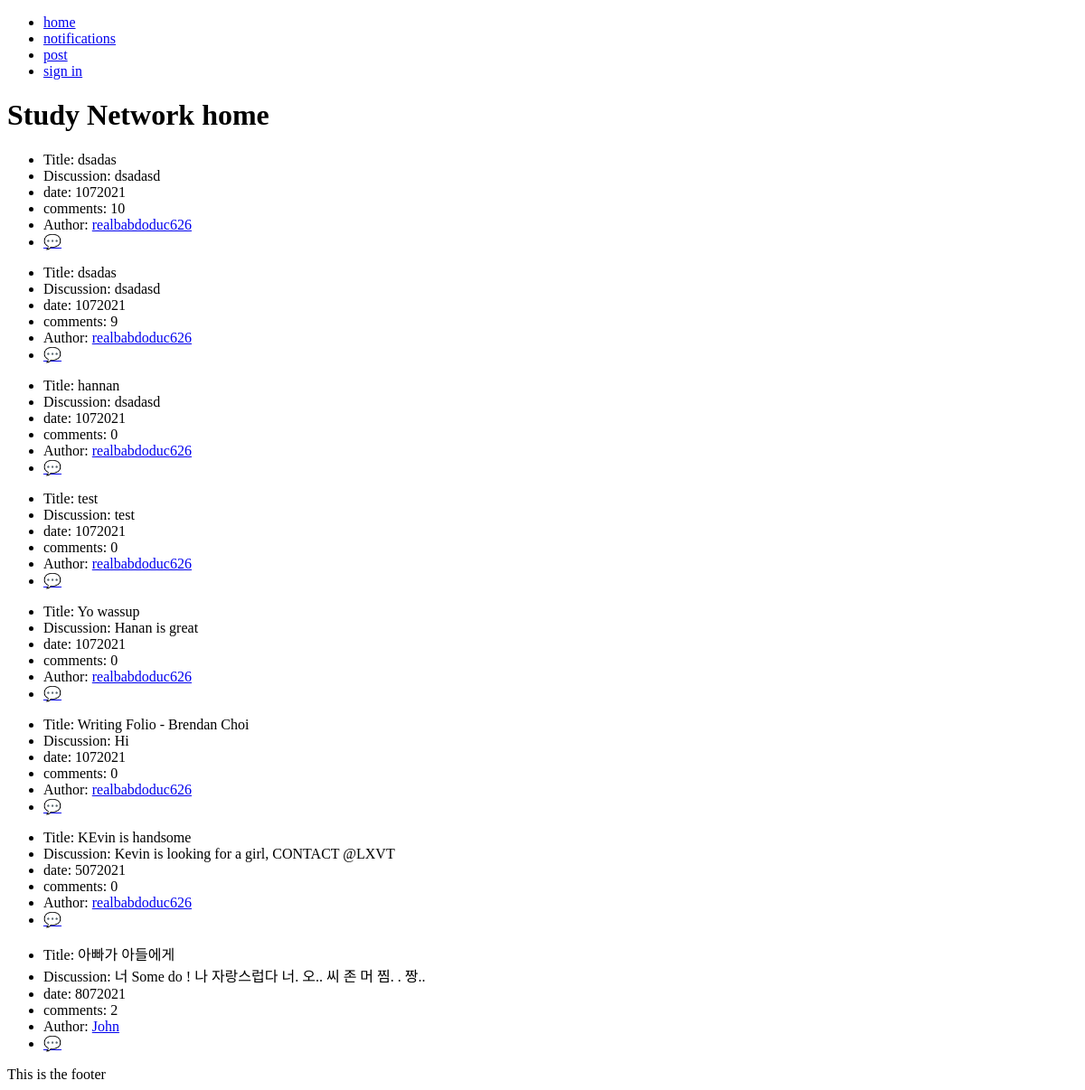
Before: / with the older database file.
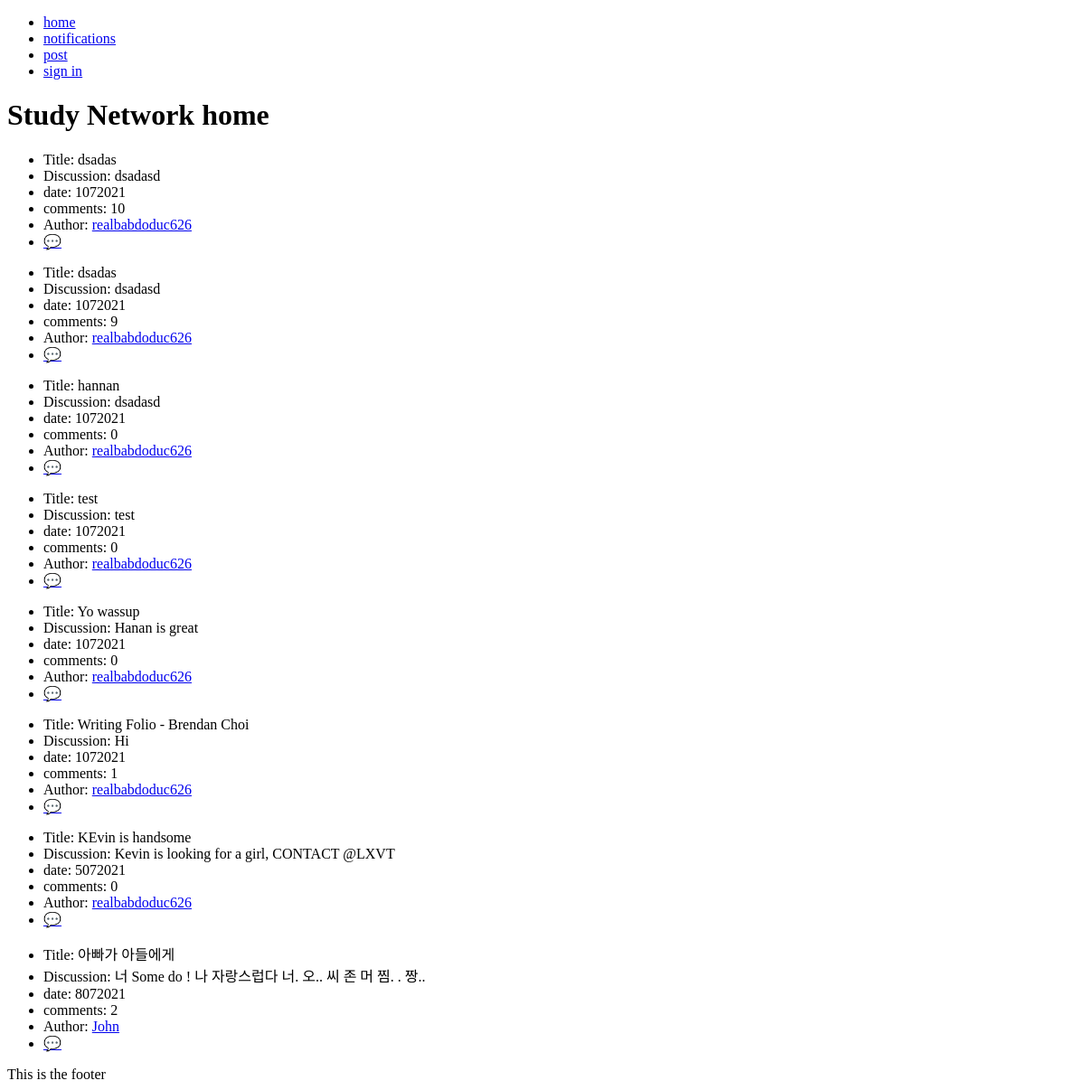
After: the same page with the newer database file.
### models.py (models this page shows)
class Post(db.Model):
    __tablename__ = 'Post'
    id = db.Column(db.Integer, primary_key=True)
    title = db.Column(db.Text)
    discussion = db.Column(db.Text)
    date = db.Column(db.Integer)
    comments = db.Column(db.Integer)
    user_id = db.Column(db.Integer, db.ForeignKey('User.id'))
    post_user = db.relationship('User', back_populates='user_post')
    replies_post = db.relationship('Reply', secondary=PostReply, back_populates='posts_reply')
    categories_post = db.relationship('Category', secondary=PostCategory, back_populates='posts_category')
    notifications_post = db.relationship('Notification', back_populates='posts_notification')
    posts = db.relationship('Comment', back_populates='user')

class User(db.Model):
    __tablename__ = 'User'
    id = db.Column(db.Integer, primary_key=True)
    username = db.Column(db.Text)
    email = db.Column(db.Text)
    password = db.Column(db.Text)
    user_post = db.relationship('Post', back_populates='post_user')
    notifications_user = db.relationship('Notification', back_populates='users_notification')
    users = db.relationship('Comment', back_populates='post')

### main.py (the view)
@app.route('/', methods=['GET', 'POST'])
def home():
    post = models.Post.query.all()
    return render_template('home.html', posts=post, title='home')

### main.py (called while the page is built)
@app.before_request
def before_request():
    g.logged_in_user = None
    if 'logged_in_user' in session:
        g.logged_in_user = session['logged_in_user']

### templates/home.html
{% extends 'layout.html' %}
{% block content %}
<h1>Study Network home</h1>
{% for post in posts %}
<ul>
    <li>Title: {{ post.title }}</li>
    <li>Discussion: {{ post.discussion }}</li>
    <li>date: {{ post.date }}</li>
    <li>comments: {{ post.comments }}</li>
    <li>Author: <a href="/profile/{{post.post_user.id}}">{{ post.post_user.username }}</a></li>
    <li><a href="/comment/{{post.id}}">💬</a></li>
</ul>
{% endfor %}
{% endblock %}

### templates/layout.html (shortened to what this page needs)
<!DOCTYPE html>
<html>
    <head>
        <link rel="stylesheet" href="/static/css/style.css">
    </head>
    <body>
        {% include 'nav.html' %}
        {% block content %}{% endblock %}
        {% include 'footer.html' %}
    </body>
</html>

### templates/nav.html
<nav>
<ul>
    <li><a href="/">home</a></li>
    <li><a href="/noti">notifications</a></li>
    <li><a href="/post">post</a></li>
    {% if g.logged_in_user %}
        <li><a href="/profile/{{g.logged_in_user}}">profile</a></li>
    {% else %}
        <li><a href="/user">sign in</a></li>
    {% endif %}
</ul>
</nav>

### templates/footer.html
<footer>
    This is the footer
</footer>

### static/css/style.css (style rules this page uses)
nav { display: block; width: 100px; }

Changed rows visible on the page:
changed Post "Writing Folio - Brendan Choi": comments "0" → "1"
